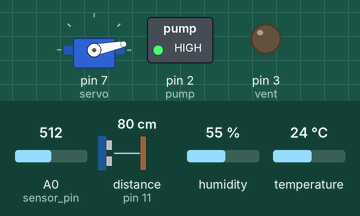
Simulated run of this sketch. Board: Arduino Uno, built with avr-gcc and run on an emulated ATmega328P. Parts: servo, switched loads named in the sketch (green lamp = pin HIGH), output pins drawn as LEDs (lit = HIGH). Wiring (inferred from the names in the program): ultrasonic range finder: trigger pin 12; echo pin 11. The inputs (shaded band) are chosen by the test bench; at power-on: humidity 55 %, temperature 24 °C, distance to the obstacle (sensor on pin 11) 80 cm, A0 (sensor_pin) = 512. The echo pulse lasts 58.3 µs per cm; pins used as bus, display or sensor lines are not drawn; what the sketch prints to the serial monitor is not drawn.

Above: at 7.5 s.
7.6 s: humidity set to 22 %
At 7.88 s:
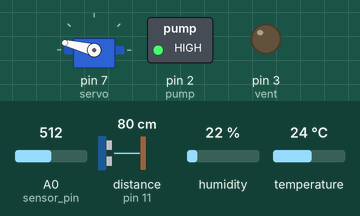
13.8 s: temperature set to 26.5 °C
At 14.73 s:
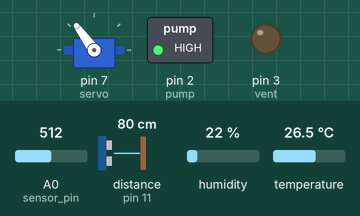
23.5 s: temperature set to 27.5 °C
At 30.1 s:
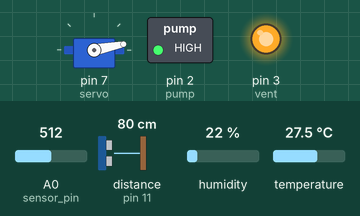
33.8 s: distance to the obstacle (sensor on pin 11) set to 8 cm
42.8 s: distance to the obstacle (sensor on pin 11) set to 5 cm
At 48.6 s:
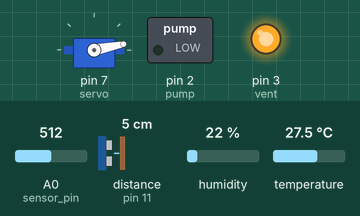
53.1 s: humidity set to 68 %
Timing chart, 0 to 60.3 s (numbered marks = the images above; inputs shaded):
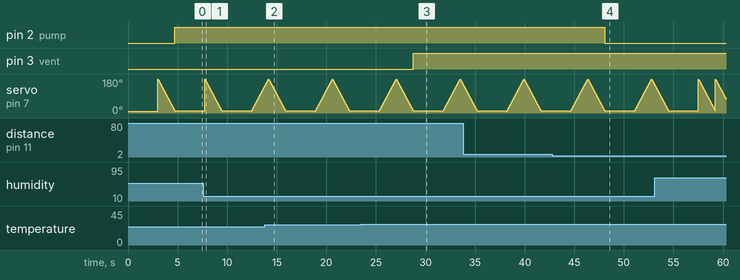

The sketch:

umumiy.ino
```cpp
#include "DHT.h"
DHT dht;
#include <Servo.h>
Servo servo;

int angle = 10;
const int vent = 3;
const int sensor_pin = A0;
#define SIGNAL_PIN A1
#define PIN_TRIG 12
#define PIN_ECHO 11
long duration, sath;
const int pump = 2;
float namlik_natija;
int namlik;

int x1 =


x1 = 20, x2 = 40, x3 = x2 - 5;
int y1 = 40, y2 = 60, y3 = y2 - 5;
int c1 = 27, c2 = 25;
int a1 = 80;

void setup()
{
  Serial.begin(9600);
  dht.setup(8);
  pinMode(vent, OUTPUT);
  pinMode(pump, OUTPUT);
  servo.attach(7);
  servo.write(angle);
  pinMode(PIN_TRIG, OUTPUT);
  pinMode(PIN_ECHO, INPUT);
}

void loop()
{
  delay(dht.getMinimumSamplingPeriod());
  float humidity = dht.getHumidity();
  float temperature = dht.getTemperature();
  namlik = analogRead(sensor_pin);
  namlik_natija = ( 100 - ( (namlik/1023.00) * 100 ) );

  digitalWrite(PIN_TRIG, LOW);
  delayMicroseconds(5);
  digitalWrite(PIN_TRIG, HIGH);
  delayMicroseconds(10);
  digitalWrite(PIN_TRIG, LOW);
  duration = pulseIn(PIN_ECHO, HIGH);
  sath = (duration / 2) / 29.1;
  //OLingan natijalrni chiqarish
  //Serial.print("temperature =");
  Serial.print(temperature);
  Serial.print(",");
  //Serial.print("Havo namligi =");
  Serial.print(humidity);
  Serial.print(",");
  //Serial.print("Tuproq namligi =");
  Serial.print(namlik_natija);
  Serial.print(",");
  //Serial.print("Suv miqdori bosh joy = ");
  Serial.print(sath );
  Serial.print(",");
  delay(1000);

 // namliklar bilan ishlash
  if(namlik_natija < x1 and humidity > y1 and humidity < y2){
    tomchi_suv();// tomchilab surog'ish uchun
  }
  else {
    if(namlik_natija > x1 and humidity < y1){
      raining();  // yomg'ir bilan surog'ish uchun
    }
  }
  if(namlik_natija > x3){
    tomchi_suv_end();// tomchilab surog'ish uchun
  }
  if(humidity > y3){
     raining_end(); // yomg'ir bilan surog'ish uchun
  }

 //temperatura bilan ishlash . havo tizimidan suvlarni almashtirish

  if(temperature > c1 and sath  > 5){
    digitalWrite(vent, HIGH);
    digitalWrite(pump, HIGH);
    Serial.print("V");//111 vent y 222 nasos y
    Serial.print(",");
    Serial.print("N");
    Serial.print(",");
    //Serial.println("Nasos va Ventilyator ishlashi boshlandi");
  }
  else{
    if(temperature > c1){
      digitalWrite(vent, HIGH);
      digitalWrite(pump, LOW);
      Serial.print("V");
      Serial.print(",");
      Serial.print("n");
      Serial.print(",");
      //Serial.println("Ventilyator ishlashi boshlandi");
    }
    else{
      if(sath  > 20 and sath  > 15){
        digitalWrite(pump, HIGH);
        digitalWrite(vent, LOW);
        Serial.print("v");
        Serial.print(",");
        Serial.print("N");
        Serial.print(",");
        //Serial.println("Nasos ishlashi boshlandi");
      }
    }
  }
  if(temperature < c2){
    digitalWrite(vent, LOW);
    //Serial.println("Ventilyator ishlashi toxtadi");
    if(sath  < 15){
      digitalWrite(pump, LOW);
      Serial.print("n");
      Serial.print(",");
      //Serial.println("Nasos ishlashi toxtadi");
    }
  }
  Serial.println("");
}

void raining(){  //
  for(angle = 10; angle <180; angle++)
    {
      servo.write(angle);
      delay(10);
    }
     Serial.print("Y");
      Serial.print(",");
    //Serial.println("Tomchilab sug'orish boshlandi ");
}

void raining_end(){
  for(angle = 180; angle > 10; angle--)
    {
      servo.write(angle);
      delay(10);
    }
     Serial.print("y");
      Serial.print(",");
    //Serial.println("Tomchilab sug'orish tugadi ");
}

void tomchi_suv(){
  for(angle = 10; angle <180; angle++)
    {
      servo.write(angle);
      delay(10);
    }
     Serial.print("T");
      Serial.print(",");
    //Serial.println("Tomchilab sug'orish boshlandi ");
}

void tomchi_suv_end(){
  for(angle = 180; angle > 10; angle--)
    {
      servo.write(angle);
      delay(10);
    }
     Serial.print("t");
      Serial.print(",");
    //Serial.println("Tomchilab sug'orish tugadi ");
}
```

Measured:
- the behaviour switches between 27 and 27.1 °C on temperature (found by bisection; images 2 and 3)
- the behaviour switches between 7 and 6 cm on distance to the obstacle (sensor on pin 11) (found by bisection; images 3 and 4)
- after the input at 23.5 s, pin 3 (vent): LOW → HIGH after 5.3 s
- after the input at 42.8 s, pin 2 (pump): HIGH → LOW after 5.3 s
